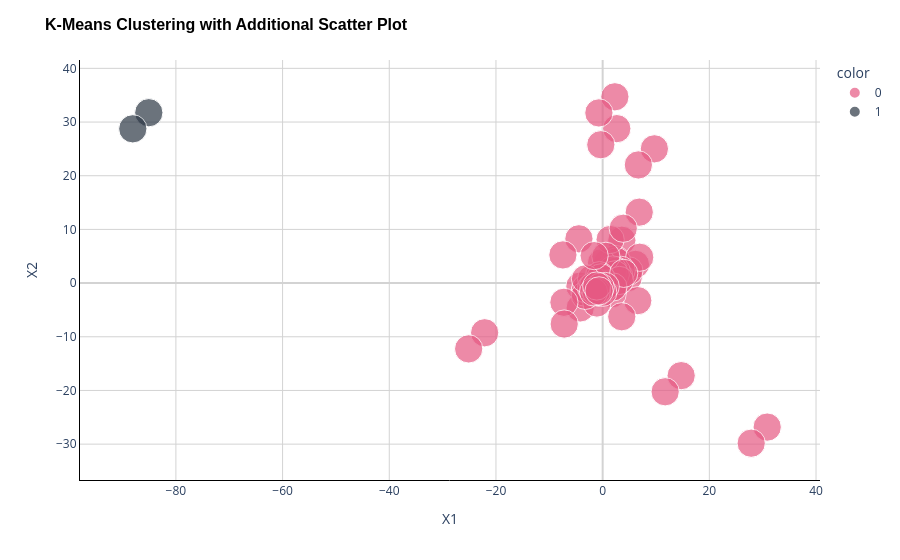

Notebook code cell kept with this figure:
### Markdown cell above
### Gráfico

Miramos los datos utilizando los clusters encontrados

### Code cell
# Existing scatter plot
figure = px.scatter(
    x=X[:, 0],
    y=X[:, 1],
    color=y.astype(str),
    color_discrete_map={'0': '#E65983', '1': '#2D3846'},
    size=[1] * X.shape[0],
)

# Update layout
figure.update_layout(
    title='K-Means Clustering with Additional Scatter Plot',
    title_font=dict(size=16, family='Arial', color='black', weight='bold'),
    xaxis_title='X1',
    yaxis_title='X2',
    plot_bgcolor='white',
    yaxis=dict(showgrid=True, gridcolor='LightGray', showline=True, linecolor='Black', zeroline=True, zerolinecolor='LightGray'),
    xaxis=dict(showgrid=True, gridcolor='LightGray', showline=True, linecolor='Black', zeroline=True, zerolinecolor='LightGray'),
)

figure.show()

### Figure 1 — Plotly figure (JSON) as saved in the notebook; plotly's stock layout.template omitted (floating-point values rounded to 4 significant figures)
{"data": [{"hovertemplate": "color=0<br>x=%{x}<br>y=%{y}<br>size=%{marker.size}<extra></extra>", "legendgroup": "0", "marker": {"color": "#E65983", "size": [1, 1, 1, 1, 1, 1, 1, 1, 1, 1, 1, 1, 1, 1, 1, 1, 1, 1, 1, 1, 1, 1, 1, 1, 1, 1, 1, 1, 1, 1, 1, 1, 1, 1, 1, 1, 1, 1, 1, 1, 1, 1, 1, 1, 1, 1, 1, 1, 1, 1, 1, 1, 1, 1, 1, 1, 1, 1, 1, 1, 1, 1, 1, 1, 1, 1, 1, 1, 1, 1, 1, 1, 1, 1, 1, 1, 1, 1, 1, 1, 1, 1, 1, 1, 1, 1, 1, 1, 1, 1, 1, 1, 1, 1, 1, 1, 1, 1], "sizemode": "area", "sizeref": 0.0025, "symbol": "circle"}, "mode": "markers", "name": "0", "orientation": "v", "showlegend": true, "type": "scatter", "x": [4.79, 1.296, 6.149, -4.449, 2.112, -22.12, 1.735, 3.152, 2.012, -0.317, 1.613, 1.61, 4.924, 2.912, -0.1845, 2.655, 1.926, 1.919, 3.107, 6.583, 30.84, 3.604, -0.247, 2.128, 1.423, 1.517, 0.9324, -4.259, 14.72, 2.414, 0.9025, 2.654, -4.207, 6.951, 2.198, 2.27, 3.481, 1.266, -0.2162, 3.015, 2.547, 6.86, 1.8, 1.294, 1.896, 9.697, 2.293, 1.405, 2.329, 1.79, -1.704, 3.149, -7.449, -0.888, -25.12, -1.265, 0.1516, -0.9881, -3.317, -1.387, -1.39, 1.924, -0.08793, -3.184, -0.3453, -1.074, -1.081, 0.1073, 3.583, 27.84, 0.6036, -3.247, -0.8717, -1.577, -1.483, -2.068, -7.259, 11.72, -0.5862, -2.097, -0.3459, -7.207, 3.951, -0.8017, -0.7298, 0.4806, -1.734, -3.216, 0.01472, -0.4526, 3.86, -1.2, -1.706, -1.104, 6.697, -0.7075, -1.595, -0.6708], "xaxis": "x", "y": [1.022, 1.563, 3.49, 8.248, 3.117, -9.256, 1.011, 3.015, 1.455, 1.311, 1.095, 2.978, 2.271, 1.736, 1.97, 28.78, 2.116, -0.7129, 2.729, -3.269, -26.83, 7.985, 0.7154, 1.352, 2.026, 2.215, 3.8, -0.5735, -17.24, 4.378, 2.126, 3.968, -4.626, 4.817, 2.274, 1.341, 2.376, 2.405, 3.79, 1.281, 2.235, 13.21, 1.386, 1.352, 2.461, 25.01, 34.7, 8.119, 1.549, -1.978, -1.437, 0.49, 5.248, 0.1174, -12.26, -1.989, 0.01523, -1.545, -1.689, -1.905, -0.02204, -0.7293, -1.264, -1.03, 25.78, -0.884, -3.713, -0.2715, -6.269, -29.83, 4.985, -2.285, -1.648, -0.9745, -0.7848, 0.7998, -3.573, -20.24, 1.378, -0.8739, 0.9678, -7.626, 1.817, -0.7257, -1.659, -0.624, -0.5955, 0.7897, -1.719, -0.7655, 10.21, -1.614, -1.648, -0.539, 22.01, 31.7, 5.119, -1.451], "yaxis": "y"}, {"hovertemplate": "color=1<br>x=%{x}<br>y=%{y}<br>size=%{marker.size}<extra></extra>", "legendgroup": "1", "marker": {"color": "#2D3846", "size": [1, 1], "sizemode": "area", "sizeref": 0.0025, "symbol": "circle"}, "mode": "markers", "name": "1", "orientation": "v", "showlegend": true, "type": "scatter", "x": [-85.08, -88.08], "xaxis": "x", "y": [31.74, 28.74], "yaxis": "y"}], "layout": {"legend": {"itemsizing": "constant", "title": {"text": "color"}, "tracegroupgap": 0}, "margin": {"t": 60}, "plot_bgcolor": "white", "title": {"font": {"color": "black", "family": "Arial", "size": 16, "weight": "bold"}, "text": "K-Means Clustering with Additional Scatter Plot"}, "xaxis": {"anchor": "y", "domain": [0, 1], "gridcolor": "LightGray", "linecolor": "Black", "showgrid": true, "showline": true, "title": {"text": "X1"}, "zeroline": true, "zerolinecolor": "LightGray"}, "yaxis": {"anchor": "x", "domain": [0, 1], "gridcolor": "LightGray", "linecolor": "Black", "showgrid": true, "showline": true, "title": {"text": "X2"}, "zeroline": true, "zerolinecolor": "LightGray"}}}
